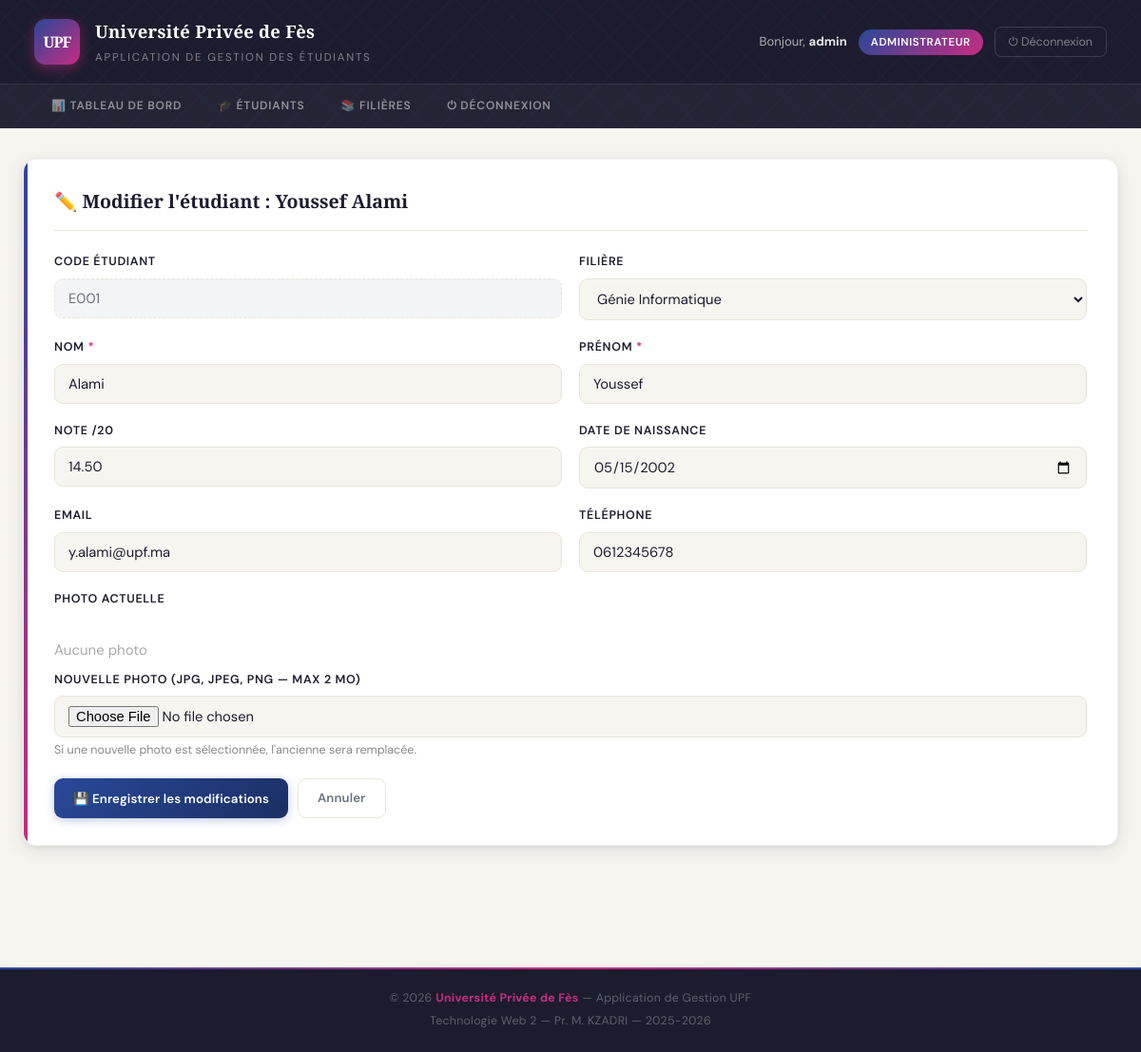
/admin/etudiants/modifier.php?code=E001 (signed in), run on the app's committed database.
### tables this page shows
CREATE TABLE IF NOT EXISTS etudiants (
    Code            VARCHAR(10)  NOT NULL,
    Nom             VARCHAR(50)  NOT NULL,
    Prenom          VARCHAR(50)  NOT NULL,
    Filiere         VARCHAR(10)  DEFAULT NULL,
    Note            DECIMAL(4,2) DEFAULT NULL,
    Photo           VARCHAR(255) DEFAULT NULL,
    date_naissance  DATE         DEFAULT NULL,
    email           VARCHAR(100) DEFAULT NULL,
    telephone       VARCHAR(20)  DEFAULT NULL,
    created_at      DATETIME     NOT NULL,
    PRIMARY KEY (Code),
    UNIQUE KEY uq_email (email),
    CONSTRAINT fk_etudiant_filiere FOREIGN KEY (Filiere) REFERENCES filieres(CodeF) ON DELETE SET NULL
);

CREATE TABLE IF NOT EXISTS filieres (
    CodeF       VARCHAR(10)  NOT NULL,
    IntituleF   VARCHAR(100) NOT NULL,
    responsable VARCHAR(100) DEFAULT NULL,
    nbPlaces    INT          DEFAULT NULL,
    created_at  DATETIME     NOT NULL,
    PRIMARY KEY (CodeF)
);

### admin/etudiants/modifier.php (the view, shortened to what this page needs)
<?php
$pdo  = getConnexion();
$code = trim($_GET['code'] ?? '');
$stmt = $pdo->prepare('SELECT * FROM etudiants WHERE Code = ?');
$stmt->execute([$code]);
$etudiant = $stmt->fetch();
$filieres = $pdo->query('SELECT CodeF, IntituleF FROM filieres ORDER BY IntituleF')->fetchAll();
$values  = $_SESSION['form_values']  ?? $etudiant;
require_once '../../includes/header.php';
?>
<div class="card">
    <h2>✏️ Modifier l'étudiant : <?= htmlspecialchars($etudiant['Prenom'] . ' ' . $etudiant['Nom']) ?></h2>
    <form action="modifier_traitement.php" method="POST" enctype="multipart/form-data">
        <div class="form-row">
            <div class="form-group">
                <label>Code étudiant</label>
                <input type="text" class="form-control" value="<?= htmlspecialchars($etudiant['Code']) ?>" readonly>
            </div>
            <div class="form-group">
                <label>Filière</label>
                <select name="Filiere" class="form-control">
                    <?php foreach ($filieres as $f): ?>
                    <option value="<?= htmlspecialchars($f['CodeF']) ?>"
                        <?= ($values['Filiere'] ?? '') === $f['CodeF'] ? 'selected' : '' ?>>
                        <?= htmlspecialchars($f['IntituleF']) ?>
                    </option>
                    <?php endforeach; ?>
                </select>
            </div>
        </div>
        <div class="form-row">
            <div class="form-group">
                <label>Nom <span style="color:#C72C82">*</span></label>
                <input type="text" name="Nom" class="form-control" required maxlength="50"
                       value="<?= htmlspecialchars($values['Nom'] ?? '') ?>">
            </div>
            <div class="form-group">
                <label>Prénom <span style="color:#C72C82">*</span></label>
                <input type="text" name="Prenom" class="form-control" required maxlength="50"
                       value="<?= htmlspecialchars($values['Prenom'] ?? '') ?>">
            </div>
        </div>
        <div class="form-row">
            <div class="form-group">
                <label>Note /20</label>
                <input type="number" name="Note" class="form-control" min="0" max="20" step="0.01"
                       placeholder="Laisser vide si non évalué"
                       value="<?= htmlspecialchars($values['Note'] ?? '') ?>">
            </div>
            <div class="form-group">
                <label>Date de naissance</label>
                <input type="date" name="date_naissance" class="form-control"
                       value="<?= htmlspecialchars($values['date_naissance'] ?? '') ?>">
            </div>
        </div>
        <div class="form-row">
            <div class="form-group">
                <label>Email</label>
                <input type="email" name="email" class="form-control" maxlength="100"
                       value="<?= htmlspecialchars($values['email'] ?? '') ?>">
            </div>
            <div class="form-group">
                <label>Téléphone</label>
                <input type="text" name="telephone" class="form-control" maxlength="20"
                       value="<?= htmlspecialchars($values['telephone'] ?? '') ?>">
            </div>
        </div>
        <div class="form-group">
            <label>Photo actuelle</label><br>
            <?php if ($etudiant['Photo'] && file_exists('../../uploads/photos/' . $etudiant['Photo'])): ?>
                <img src="../../uploads/photos/<?= htmlspecialchars($etudiant['Photo']) ?>"
                     class="photo-profil" style="margin-bottom:8px;" alt="Photo actuelle">
                <br>
            <?php else: ?>
                <span style="color:#aaa;">Aucune photo</span><br>
            <?php endif; ?>
            <label style="margin-top:8px;">Nouvelle photo (JPG, JPEG, PNG — max 2 Mo)</label>
            <input type="file" name="photo" class="form-control" accept=".jpg,.jpeg,.png">
            <small style="color:#888;">Si une nouvelle photo est sélectionnée, l'ancienne sera remplacée.</small>
        </div>
        <div style="display:flex;gap:10px;margin-top:10px;">
            <button type="submit" class="btn btn-primary">💾 Enregistrer les modifications</button>
            <a href="liste.php" class="btn btn-outline">Annuler</a>
        </div>
    </form>
</div>
<?php require_once '../../includes/footer.php'; ?>

### assets/style.css (style rules this page uses)
:root { --saphir: #294898; --saphir-deep: #1a2f63; --saphir-soft: #e8edf8; --fuchsia: #C72C82; --fuchsia-deep: #9e1f66; --fuchsia-soft: #fce8f3; --ivoire: #F7F5F0; --ivoire-dark: #E8E4DA; --charbon: #1C1C2E; --gris: #6B7280; --gris-light: #F3F4F6; --vert: #059669; --vert-soft: #D1FAE5; --amber: #D97706; --amber-soft: #FEF3C7; --rouge: #DC2626; --rouge-soft: #FEE2E2; --radius: 14px; --radius-sm: 9px; --shadow-sm: 0 1px 4px rgba(28,28,46,.07), 0 1px 2px rgba(28,28,46,.05); --shadow: 0 4px 20px rgba(28,28,46,.10), 0 2px 8px rgba(28,28,46,.06); --shadow-lg: 0 24px 64px rgba(28,28,46,.18), 0 8px 24px rgba(28,28,46,.10); --font-display: 'Playfair Display', Georgia, serif; --font-body: 'DM Sans', sans-serif; --font-mono: 'DM Mono', monospace; }
*, *::before, *::after { box-sizing: border-box; margin: 0; padding: 0; }
html { scroll-behavior: smooth; }
body { font-family: var(--font-body); background: var(--ivoire); color: var(--charbon); min-height: 100vh; font-size: 15px; line-height: 1.65; -webkit-font-smoothing: antialiased; }
.card { background: #fff; border-radius: var(--radius); box-shadow: var(--shadow); padding: 28px 32px; margin-bottom: 24px; border: 1px solid rgba(28,28,46,.055); position: relative; overflow: hidden; animation: cardIn .4s cubic-bezier(.4,0,.2,1) both; }
.card::before { content: ''; position: absolute; left: 0; top: 0; bottom: 0; width: 4px; background: linear-gradient(to bottom, var(--saphir), var(--fuchsia)); border-radius: var(--radius) 0 0 var(--radius); }
.card h2 { font-family: var(--font-display); font-size: 1.22rem; font-weight: 700; color: var(--charbon); margin-bottom: 22px; padding-bottom: 14px; border-bottom: 1px solid var(--ivoire-dark); display: flex; align-items: center; gap: 10px; }
.btn { display: inline-flex; align-items: center; gap: 6px; padding: 9px 20px; border-radius: var(--radius-sm); text-decoration: none; font-family: var(--font-body); font-size: .83rem; font-weight: 600; cursor: pointer; border: none; transition: all .2s cubic-bezier(.4,0,.2,1); letter-spacing: .1px; position: relative; overflow: hidden; white-space: nowrap; }
.btn::after { content: ''; position: absolute; inset: 0; background: rgba(255,255,255,.13); opacity: 0; transition: opacity .2s; }
.btn-primary { background: linear-gradient(135deg, var(--saphir), var(--saphir-deep)); color: #fff; box-shadow: 0 2px 10px rgba(41,72,152,.3); }
.btn-outline { background: transparent; border: 1.5px solid var(--ivoire-dark); color: var(--gris); box-shadow: none; }
.form-group { margin-bottom: 18px; }
.form-group label { display: block; font-weight: 600; margin-bottom: 7px; color: var(--charbon); font-size: .78rem; text-transform: uppercase; letter-spacing: .7px; }
.form-control { width: 100%; padding: 10px 14px; border: 1.5px solid var(--ivoire-dark); border-radius: var(--radius-sm); font-family: var(--font-body); font-size: .92rem; color: var(--charbon); background: var(--ivoire); transition: border-color .2s, box-shadow .2s, background .2s; }
.form-control[readonly] { background: var(--gris-light); color: var(--gris); cursor: not-allowed; border-style: dashed; }
.form-control::placeholder { color: #B4BAC6; }
select.form-control { cursor: pointer; }
.form-row { display: grid; grid-template-columns: 1fr 1fr; gap: 18px; }

### data on the page
etudiants: Prenom+Nom "Youssef Alami", Code "E001", Filiere "Génie Informatique", Nom "Alami", Prenom "Youssef", Note "14.50", date_naissance "05/15/2002", email "y.alami@upf.ma", telephone "0612345678"

### other printed values
$_SESSION['login'] "admin"
$nl['label'] "📊 TABLEAU DE BORD"
$nl['label'] "🎓 ÉTUDIANTS"
$nl['label'] "📚 FILIÈRES"
$nl['label'] "⏻ DÉCONNEXION"
